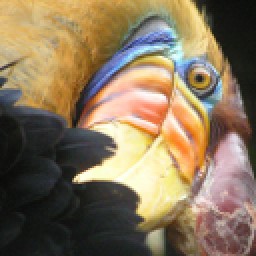
#> input picture FundaML-CourseraAndrewNg/data/bird_small.png, 128 x 128 px (shown 2 times larger)
$ jupyter execute '1.4 K-means Clustering.ipynb'   (shell and % lines are left out)
#> lines starting #> are read from the running program, lines starting #| are printed output that depends on the picture
## K- Means Clustering
AnSon Nguyen

Futher reading source:
    https://github.com/dibgerge/ml-coursera-python-assignments/blob/master/Exercise7/exercise7.ipynb

- [1. Example ](#1.-Example)
- [2. Image compression with K-means](#2.-Image-compression-with-K-means)
- [3. Other Example of Coding](#3.-Other-Example-of-Coding)

** Lecture note**

- Cố định M, tìm Y
$$ \mathbf{y}_i = \arg\min_{\mathbf{y}_i} \sum_{j=1}^K y_{ij}\|\mathbf{x}_i - \mathbf{m}_j\|_2^2 $$
$${subject\_to:} ~~ y_{ij} \in \{0, 1\}~~ \forall j;~~~ \sum_{j = 1}^K y_{ij} = 1$$
$${then: j = \arg\min_{j} \|\mathbf{x}_i - \mathbf{m}_j\|_2^2} $$
- Cố định Y, tìm M
$$\mathbf{m}_j = \arg\min_{\mathbf{m}_j} \sum_{i = 1}^{N} y_{ij}\|\mathbf{x}_i - \mathbf{m}_j \|_2^2 $$
$${take\_derivetive\_argmin\_l(m)}: \frac{\partial l(\mathbf{m}_j)}{\partial \mathbf{m}_j} = 2\sum_{i=1}^N y_{ij}(\mathbf{m}_j - \mathbf{x}_i)  $$
$$\Rightarrow \mathbf{m}_j = \frac{ \sum_{i=1}^N y_{ij} \mathbf{x}_i}{\sum_{i=1}^N y_{ij}} $$

[cell 1]
# %load ../../../standard_import.txt
import pandas as pd
import numpy as np
import matplotlib as mpl
import matplotlib.pyplot as plt

from scipy.io import loadmat
from sklearn.cluster import KMeans
from sklearn.preprocessing import StandardScaler
from scipy import linalg

pd.set_option('display.notebook_repr_html', False)
pd.set_option('display.max_columns', None)
pd.set_option('display.max_rows', 150)
pd.set_option('display.max_seq_items', None)

#%config InlineBackend.figure_formats = {'pdf',}

import seaborn as sns
sns.set_context('notebook')
sns.set_style('white')

### 1. Example

[cell 2]
data1 = loadmat('data/ex7data2.mat')
#> (reads FundaML-CourseraAndrewNg/data/ex7data2.mat from the repository)
data1.keys()

[cell 3]
X1 = data1['X']
print('X1:', X1.shape)

[cell 4]
km1 = KMeans(3)
km1.fit(X1)

[cell 5]
plt.scatter(X1[:,0], X1[:,1], s=40, c=km1.labels_, cmap=plt.cm.prism)
plt.title('K-Means Clustering Results with K=3')
plt.scatter(km1.cluster_centers_[:,0], km1.cluster_centers_[:,1], marker='+', s=100, c='k', linewidth=2);
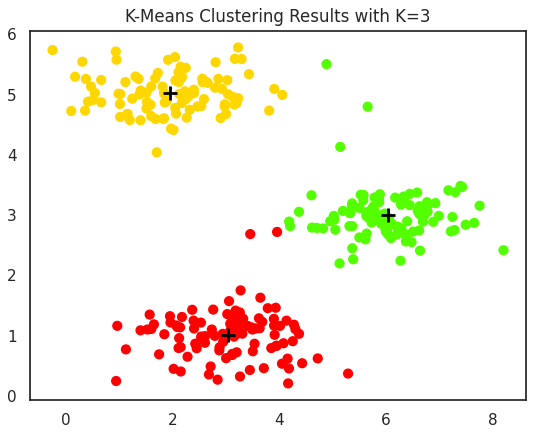
#> figure drawn by matplotlib, 1 panel

### 2. Image compression with K-means

[cell 6]
img = plt.imread('data/bird_small.png')
#> img is the input picture: shape (128, 128, 3) float32; mean R, G, B 0.531, 0.46, 0.358
img_shape = img.shape
#> img_shape = (128, 128, 3)
img_shape
#> Out = (128, 128, 3)

[cell 7]
A = img/255
AA = A.reshape(128*128,3)
AA.shape
#> Out = (16384, 3)

[cell 8]
km2 = KMeans(16)
km2.fit(AA)

[cell 9]
B = km2.cluster_centers_[km2.labels_].reshape(img_shape[0], img_shape[1], 3)

[cell 10]
fig, (ax1, ax2) = plt.subplots(1,2, figsize=(13,9))
ax1.imshow(img)
ax1.set_title('Original')
ax2.imshow(B*255)
ax2.set_title('Compressed, with 16 colors')

for ax in fig.axes:
    ax.axis('off')
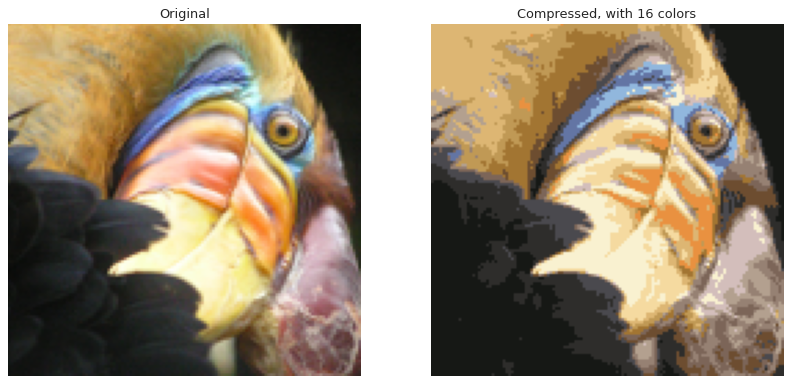
#> figure drawn by matplotlib, 2 panels

### 3. Other Example of Coding

[cell 11]
from __future__ import print_function
import numpy as np
import matplotlib.pyplot as plt
from scipy.spatial.distance import cdist
np.random.seed(11)

[cell 12]
means = [[2, 2], [8, 3], [3, 6]]
cov = [[1, 0], [0, 1]]
N = 500
X0 = np.random.multivariate_normal(means[0], cov, N)
X1 = np.random.multivariate_normal(means[1], cov, N)
X2 = np.random.multivariate_normal(means[2], cov, N)

X = np.concatenate((X0, X1, X2), axis = 0)
K = 3

original_label = np.asarray([0]*N + [1]*N + [2]*N).T

[cell 13]
def kmeans_display(X, label):
    K = np.amax(label) + 1
    X0 = X[label == 0, :]
    X1 = X[label == 1, :]
    X2 = X[label == 2, :]

    plt.plot(X0[:, 0], X0[:, 1], 'b^', markersize = 4, alpha = .8)
    plt.plot(X1[:, 0], X1[:, 1], 'go', markersize = 4, alpha = .8)
    plt.plot(X2[:, 0], X2[:, 1], 'rs', markersize = 4, alpha = .8)

    plt.axis('equal')
    plt.plot()
    plt.show()
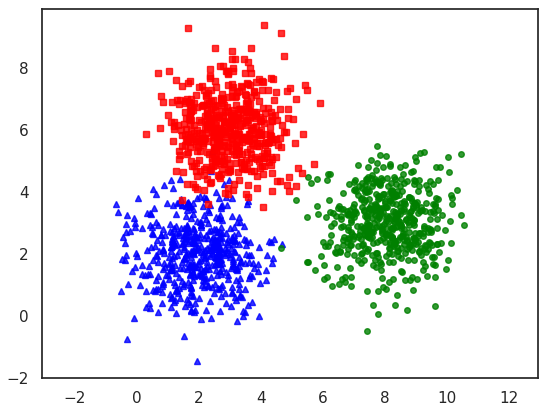
#> figure drawn by matplotlib, 1 panel

kmeans_display(X, original_label)

K-means clustering

Viết các hàm:

    kmeans_init_centers để khởi tạo các centers ban đầu.
    kmeans_asign_labels để gán nhán mới cho các điểm khi biết các centers.
    kmeans_update_centers để cập nhật các centers mới dữa trên dữ liệu vừa được gán nhãn.
    has_converged để kiểm tra điều kiện dừng của thuật toán.

[cell 14]
def kmeans_init_centers(X, k):
    # randomly pick k rows of X as initial centers
    return X[np.random.choice(X.shape[0], k, replace=False)]

def kmeans_assign_labels(X, centers):
    # calculate pairwise distances btw data and centers
    D = cdist(X, centers)
    # return index of the closest center
    return np.argmin(D, axis = 1)

def kmeans_update_centers(X, labels, K):
    centers = np.zeros((K, X.shape[1]))
    for k in range(K):
        # collect all points assigned to the k-th cluster
        Xk = X[labels == k, :]
        # take average
        centers[k,:] = np.mean(Xk, axis = 0)
    return centers

def has_converged(centers, new_centers):
    # return True if two sets of centers are the same
    return (set([tuple(a) for a in centers]) ==
        set([tuple(a) for a in new_centers]))

[cell 15]
def kmeans(X, K):
#> called with X = array of shape (1500, 2), K = 3
    centers = [kmeans_init_centers(X, K)]
    labels = []
    it = 0
    while True:
        labels.append(kmeans_assign_labels(X, centers[-1]))
        new_centers = kmeans_update_centers(X, labels[-1], K)
        if has_converged(centers[-1], new_centers):
            break
        centers.append(new_centers)
        it += 1
    return (centers, labels, it)

[cell 16]
(centers, labels, it) = kmeans(X, K)
print('Centers found by our algorithm:')
print(centers[-1])

kmeans_display(X, labels[-1])
#> in kmeans_display (call 2), `plt.show()`:
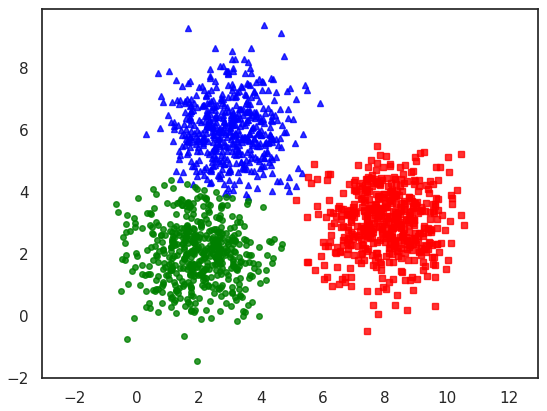
#> figure drawn by matplotlib, 1 panel

Testing with scikit-learn

[cell 17]
from sklearn.cluster import KMeans
kmeans = KMeans(n_clusters=3, random_state=0).fit(X)
print('Centers found by scikit-learn:')
print(kmeans.cluster_centers_)
pred_label = kmeans.predict(X)
kmeans_display(X, pred_label)
#> in kmeans_display (call 3), `plt.show()`:
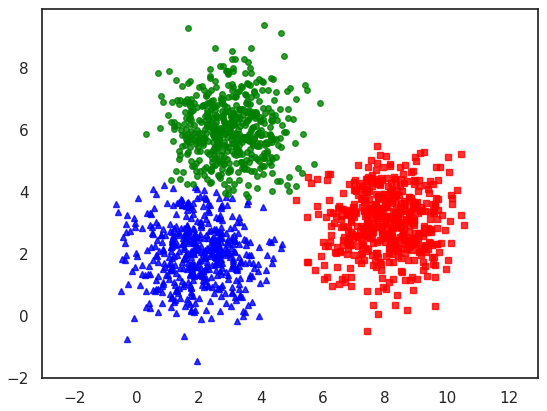
#> figure drawn by matplotlib, 1 panel
